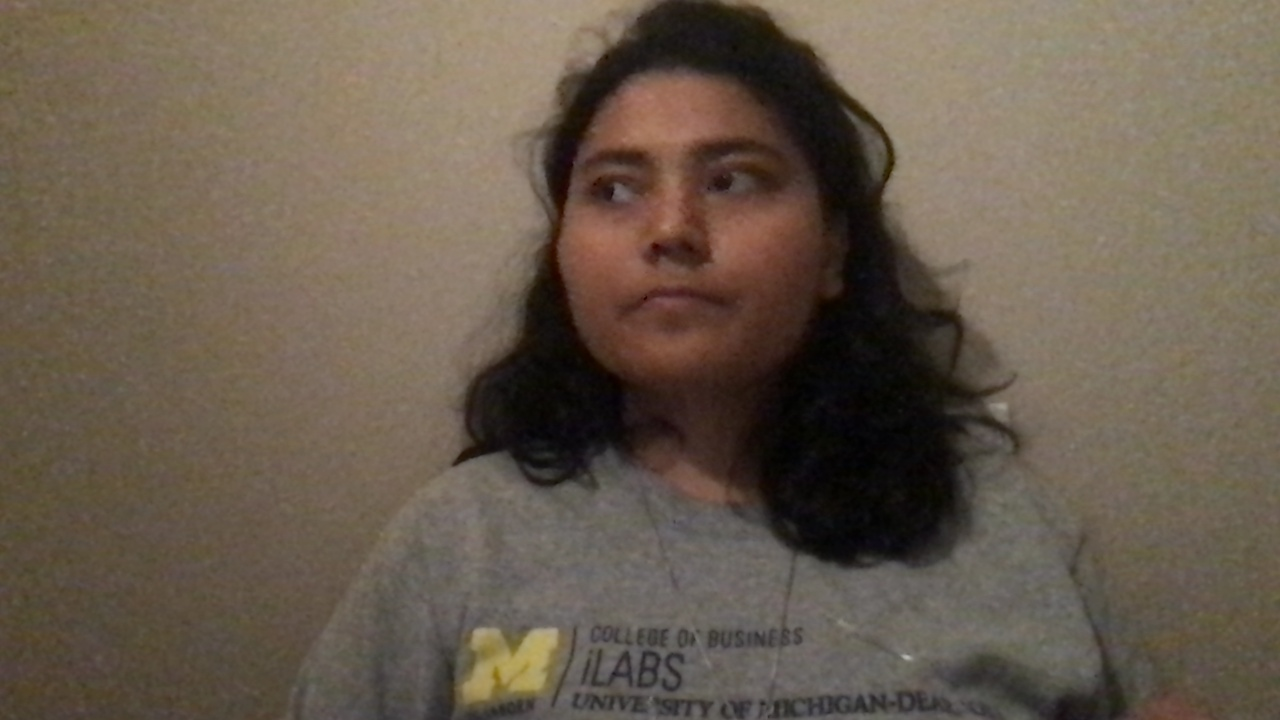
#> input picture datapreprocessing/Dataset/Awake/Awake_0.jpg, 1280 x 720 px; its folder holds only this picture in this run
$ python 2_annotation.py
#> lines starting #> are read from the running program, lines starting #| are printed output that depends on the picture; after the words box and inside, x2 and y2 are one past the last pixel; in counts of white or black regions, pixels touching at a corner belong together
# Path to the directory containing your labeled data

import os
import cv2

data_dir = 'datapreprocessing/Dataset/'
annotation_labels_dir = 'datapreprocessing/Labels/'
annotation_images_dir = 'datapreprocessing/Annotation_images/'
multiple_dir = 'datapreprocessing/multiple/'

#loading the retrained Haar Cascade face detector to detect the face
face_cascade = cv2.CascadeClassifier(cv2.data.haarcascades + 'haarcascade_frontalface_default.xml')
class_index = 0

for label in os.listdir(data_dir):
    '''------------------------------------------------------
        Labelling the image according to the folder they are in
    ------------------------------------------------------'''
    if label == "Awake":
        class_index = 0
    elif label == "Drowsy":
        class_index = 1
    else:  # yawn
        class_index = 2

    total_image, no_face, multiple_face = 0, 0, 0
    label_dir = os.path.join(data_dir, label)
    if os.path.isdir(label_dir):
        annotation_label_dir = os.path.join(annotation_labels_dir, label)
        os.makedirs(annotation_label_dir, exist_ok=True)
        annotation_image_dir = os.path.join(annotation_images_dir, label)
        os.makedirs(annotation_image_dir, exist_ok=True)

        for image_file in os.listdir(label_dir):
            if image_file.lower().endswith('.jpg'):
                total_image += 1
                image_path = os.path.join(label_dir, image_file)

                '''------------------------------------------------------
                annotating the data and image and saving them using cv2
                ------------------------------------------------------'''

                image = cv2.imread(image_path)
#> image is the input picture: shape (720, 1280, 3); mean B, G, R 77.5, 91.6, 104.4
                gray_image = cv2.cvtColor(image, cv2.COLOR_BGR2GRAY)
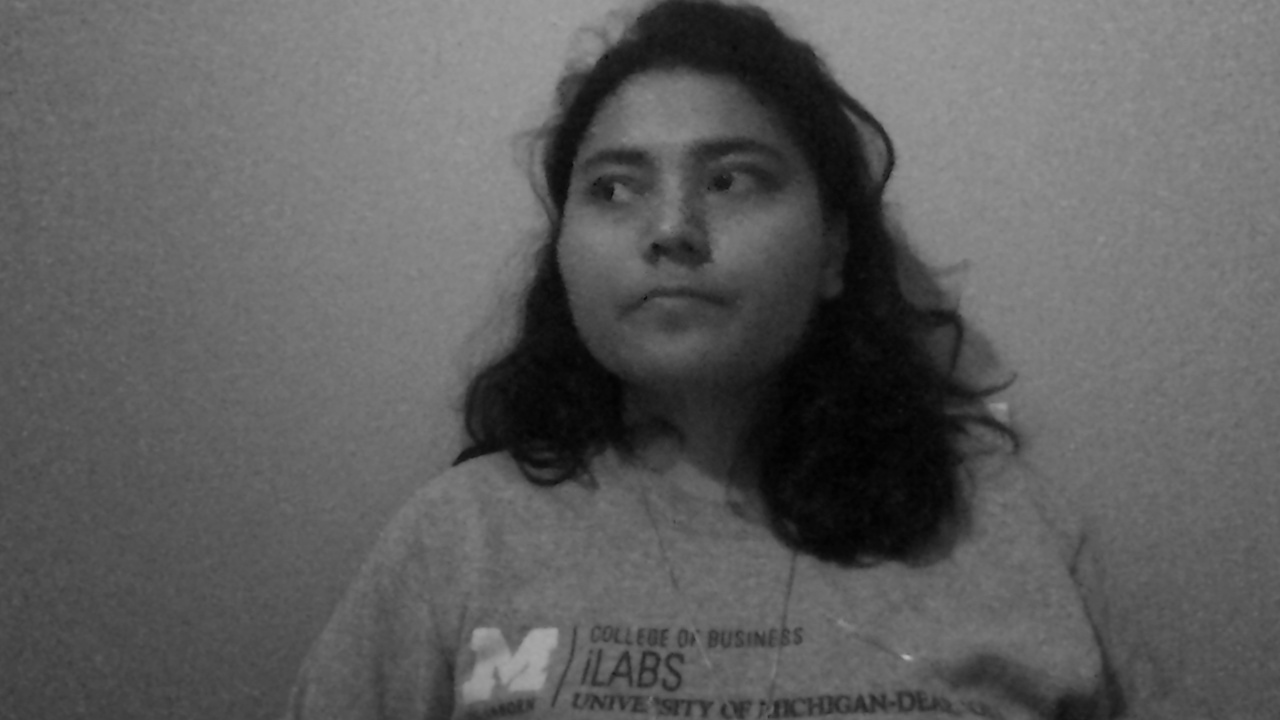
#> gray_image: shape (720, 1280); min 1, max 182, mean 93.8
                faces = face_cascade.detectMultiScale(gray_image, scaleFactor=1.3, minNeighbors=6, minSize=(300, 300))
#> faces = [[514, 50, 338, 338]]

                if len(faces) == 1:  # Limit to one face detection per image
                    x, y, w, h = faces[0]
#> x = 514; y = 50; w = 338; h = 338

                    annotation_path = os.path.join(annotation_label_dir,
                                                   f'{label}_{os.path.splitext(image_file)[0]}.txt')

                    # Writing the YOLO-style label file:
                    with open(annotation_path, 'w') as annotation_file:
                        img_height, img_width, _ = image.shape
#> img_height = 720; img_width = 1280
                        x_center = (x + w / 2) / img_width
#> x_center = 0.534
                        y_center = (y + h / 2) / img_height
#> y_center = 0.304
                        width = w / img_width
#> width = 0.264
                        height = h / img_height
#> height = 0.469
                        annotation_file.write(f'{class_index} {x_center:.6f} {y_center:.6f} {width:.6f} {height:.6f}\n')

                    # Save annotated image
                    cv2.rectangle(image, (x, y), (x + w, y + h), (0, 255, 0), 2)
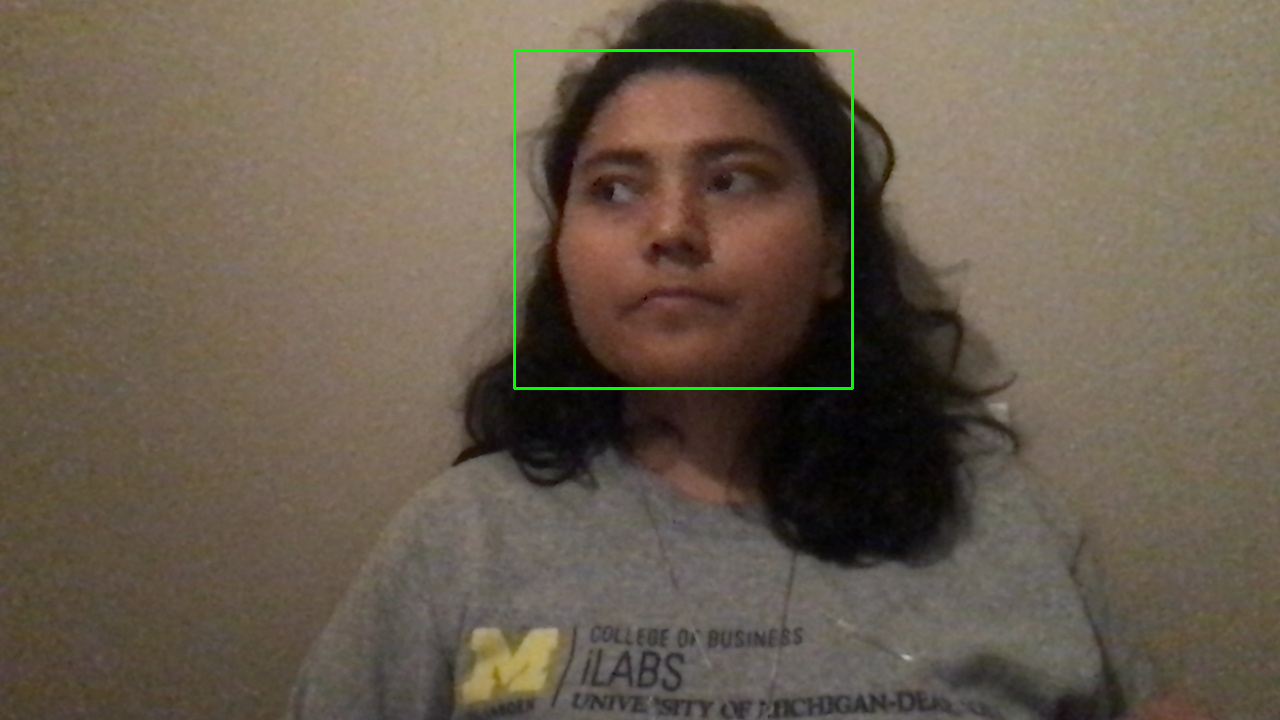
#> image: shape (720, 1280, 3); 0.44% of pixels changed, all inside (x1, y1, x2, y2) = (513, 49, 854, 390)
                    new_image_name = f'{label}_{image_file}'
                    new_image_path = os.path.join(annotation_image_dir, new_image_name)
                    cv2.imwrite(new_image_path, image)

                #incase of No or Multiple Faces-count and save the multiple face for review
                elif len(faces) == 0:
                    no_face += 1
                else:
                    multiple_face += 1
                    x, y, w, h = faces[0]
                    cv2.rectangle(image, (x, y), (x + w, y + h), (0, 255, 0), 2)
                    new_image_name = f'{label}_{image_file}'
                    new_image_path = os.path.join(multiple_dir, new_image_name)
                    cv2.imwrite(new_image_path, image)

                '''------------------------------------------------------
                renaming images with label name and deleteing rest of the image
                ------------------------------------------------------'''
                if len(faces) == 1:
                    new_image_name = f'{label}_{image_file}'
                    new_image_path = os.path.join(label_dir, new_image_name)
                    os.rename(image_path, new_image_path)
                else:
                    os.remove(image_path)

        print(label, "total_image", total_image, (total_image - no_face - multiple_face) / total_image, "no_face",
              no_face, no_face / total_image, "\nmultiple_face", multiple_face, multiple_face / total_image)
#> pass 2 of the loop `for label in os.listdir(data_dir):`:
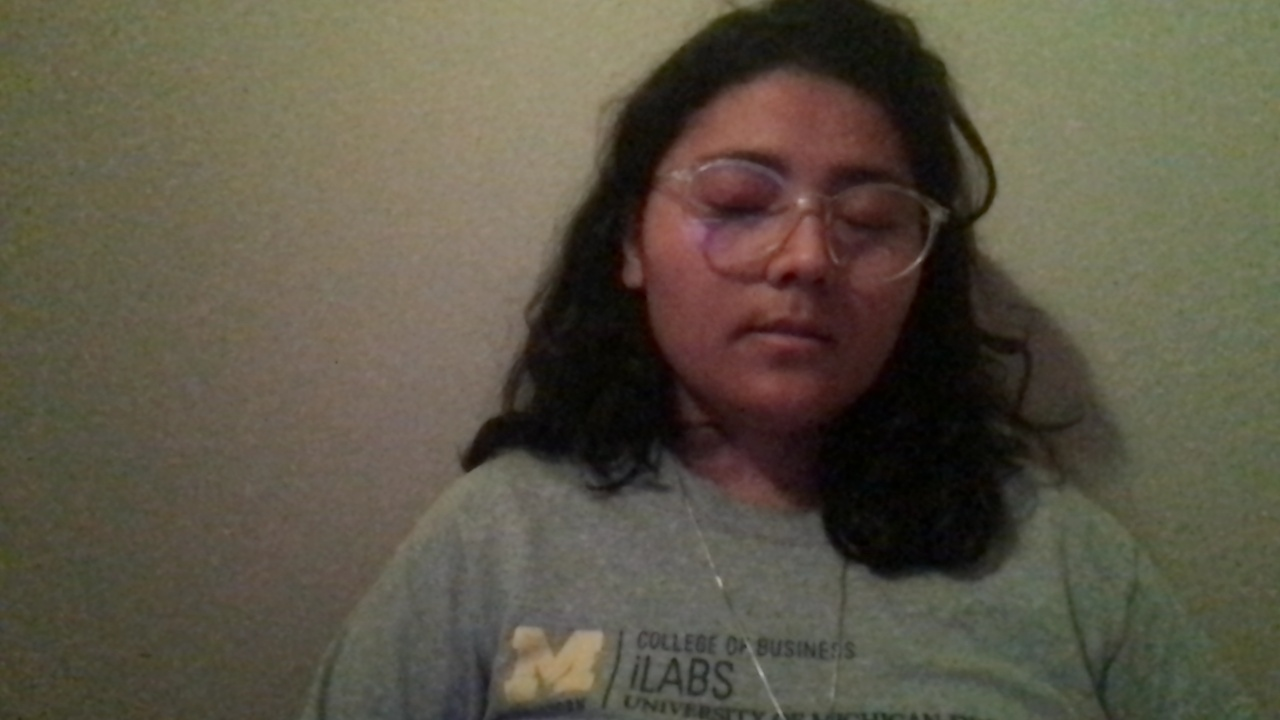
#> input picture datapreprocessing/Dataset/Drowsy/Drowsy_40.jpg, 1280 x 720 px
#> image is the input picture: shape (720, 1280, 3); mean B, G, R 70.1, 85.7, 91.8
#> `gray_image = cv2.cvtColor(image, cv2.COLOR_BGR2GRAY)`:
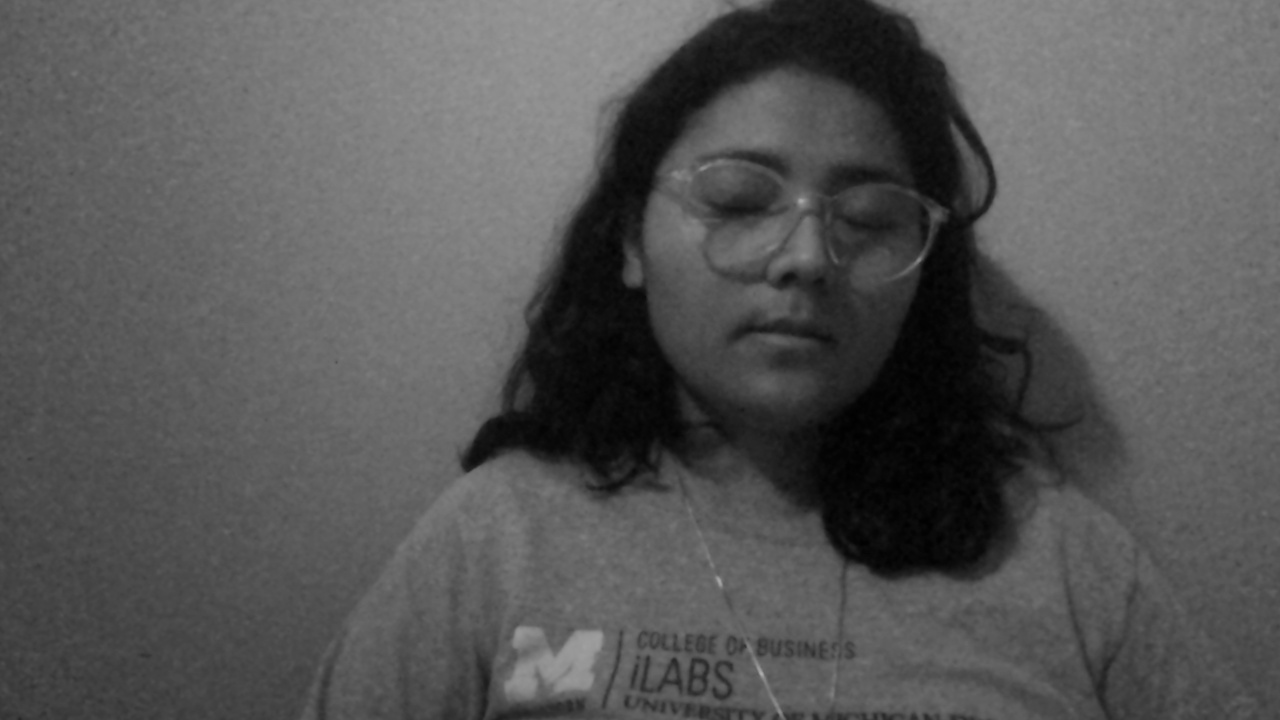
#> gray_image: shape (720, 1280); min 0, max 174, mean 85.8
#> faces = [[616, 65, 349, 349]]
#> x = 616; y = 65; w = 349
#> x_center = 0.618
#> y_center = 0.333
#> width = 0.273
#> height = 0.485
#> `cv2.rectangle(image, (x, y), (x + w, y + h), (0, 255, 0), 2)`:
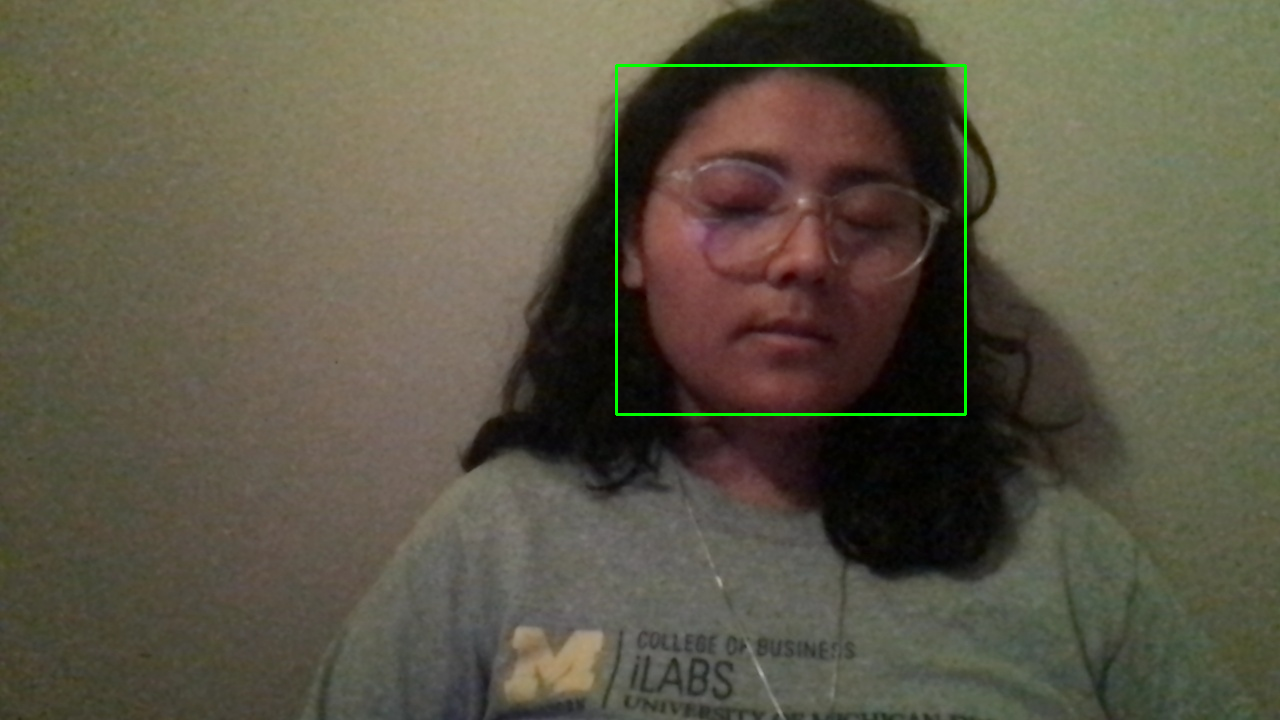
#> image: shape (720, 1280, 3); 0.45% of pixels changed, all inside (x1, y1, x2, y2) = (615, 64, 967, 416)
